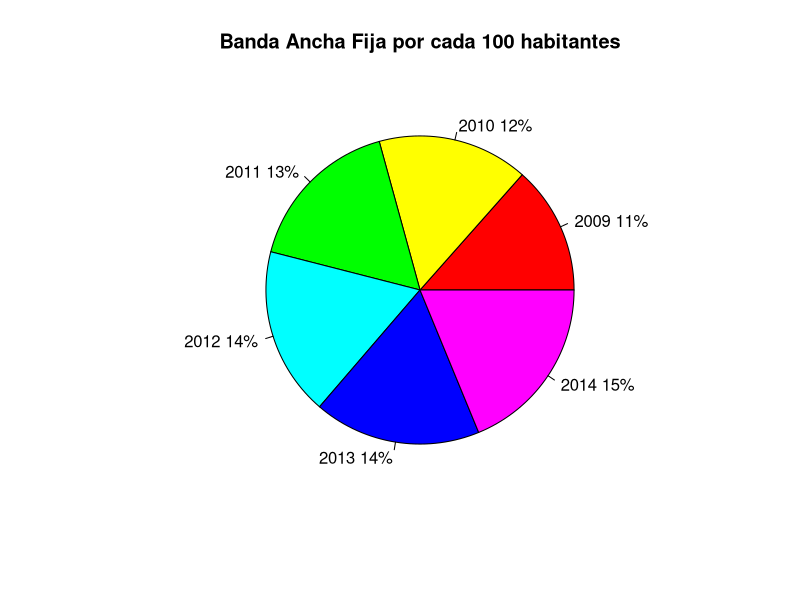

Write the R code that produced this figure.

all.scores <- read.csv("bafijaporcada100habitantes.csv")
all.scores
suscripciones <- all.scores[,"Suscripciones.100.h"] #trae columnas 
sus <- suscripciones[10:15]
sus
lbls <- c("2009","2010","2011","2012","2013","2014")
pct <- round(sus/sum(suscripciones)*100)
lbls <- paste(lbls, pct) # add percents to labels
lbls <- paste(lbls,"%",sep="") # ad % to labels 
  
pie(sus,labels=lbls,main="Banda Ancha Fija por cada 100 habitantes",col=rainbow(length(lbls)))
